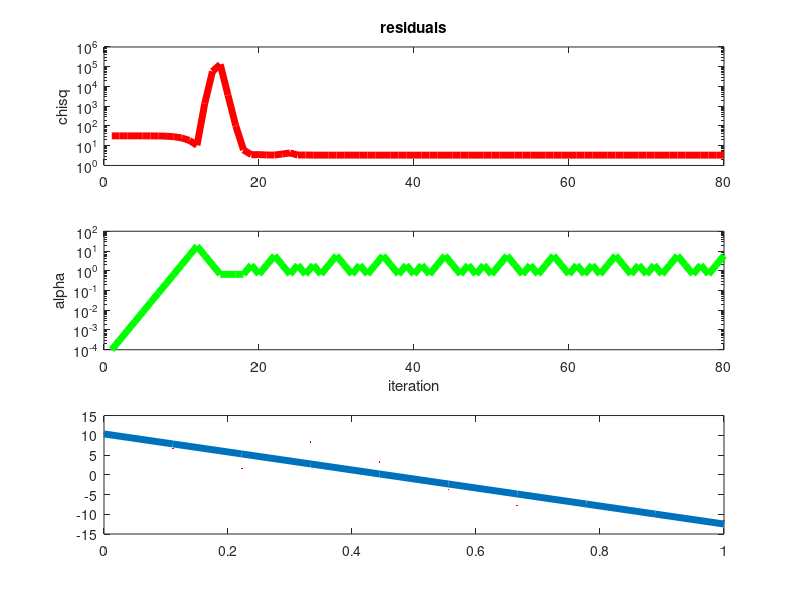

Reproduce this figure in MATLAB.
1;


function residual = linearChisq(thetas, X, Y)

  n = length (X);

  residual = 0.5/n * sum ( (linear_theta(thetas, X) - Y ).^2);

endfunction
function residual = linearChisqDiff(diff, X)

  n = length (X);

  residual = 0.5/n * sum ( ( diff ).^2);

endfunction


function residual = Chisq(func, X, Y)
  n = length (X);

  residual = 1/n * sum ( (func( X ) - Y ).^2);
endfunction

function ev = linear_theta(theta, x)
  ev = theta(1);
  for i=2:length(theta),
    ev = ev + x* theta(i);        
  end
endfunction

function result = regression_iter (alpha, thetas,  X, Y)
 n = length(X);
 diff = linear_theta(thetas, X) - Y;
 result = thetas(2:end) - alpha/n * sum( diff .* X);
 result = [thetas(1) - alpha/n * sum( diff ) , result];
endfunction

function result = regression_iter_diff (alpha, thetas, diff , X)
 n = length(X);
 %diff = linear_theta(thetas, X) - Y;
 result = thetas(2:end) - alpha/n * sum( diff .* X);
 result = [thetas(1) - alpha/n * sum( diff ) , result];
endfunction

%function f = example (thetas, X)
% f = thetas .* X';
%endfunction

%function ff = newfunc(thetas , f)
% ff = @f(thetas)
%endfunction

%linearChisq(thetas, X, Y)

% prepare a dataset
Xdata = 1:1:10;
noise = [1.18194
   1.07424
   0.69250
   1.16632
  -0.90812
  -1.57212
   1.92818
   0.39879
   0.96984
  -1.62558];

Y = (10- 2* Xdata) + 2.8*randn(1, length(Xdata));

% variable scaling to 0-1 range
theXdataRange = (max(Xdata) - min(Xdata));
X = (Xdata - min(Xdata)) / theXdataRange ;
%Y = (10- 2* X) + 0.8*noise'; 

% h_{theta} (x) = theta_0  + theta_1 * x 
% initial guess
thetas = [0.2,0.3]
j0 = linearChisq(thetas, X,Y);
diff = linear_theta(thetas, X) - Y;
iterations = 100000
residuals = j0
alpha = 1e-4
last_update = j0
adjust_alpha = [alpha]

% stopping cryterion
epsilon = 1e-6
m = length(X);

tic;
for i=2:iterations
  last_diff = diff;
  tmp = regression_iter_diff(alpha, thetas, diff, X);
  %tmp = regression_iter(alpha, thetas, X, Y);
  thetas = tmp;
  diff = (linear_theta(thetas, X) - Y ) ;
  if sum( isnan(diff) ) > 1 
    i
    break
  end
  %j0 = linearChisq(thetas, X, Y);
  j0 = linearChisqDiff(diff, X);

  if j0 - residuals(i-1) < 0
    if (j0 - residuals(i-1) ) > - m * 1e-0
      alpha = alpha * 3;
    end
  else
    alpha = alpha / 3;
  end
  adjust_alpha = [adjust_alpha alpha];
  residuals = [ residuals j0 ] ;
  if abs(last_diff - diff)/m < epsilon
   break;
  end
  %plot(residuals , '-*-' , ";residuals;")
end
toc;
subplot(3,1,1)
semilogy (residuals ,'-r' , 'linewidth' , 5 )  
title ('residuals')
ylabel('chisq')
subplot(3,1,2)
semilogy (adjust_alpha,'-g' , 'linewidth' , 5 )
ylabel('alpha')
xlabel('iteration')
subplot(3,1,3)
plot(X,Y,'.r', 'markersize' , 4,X ,linear_theta(thetas,X),'linewidth' , 5)
